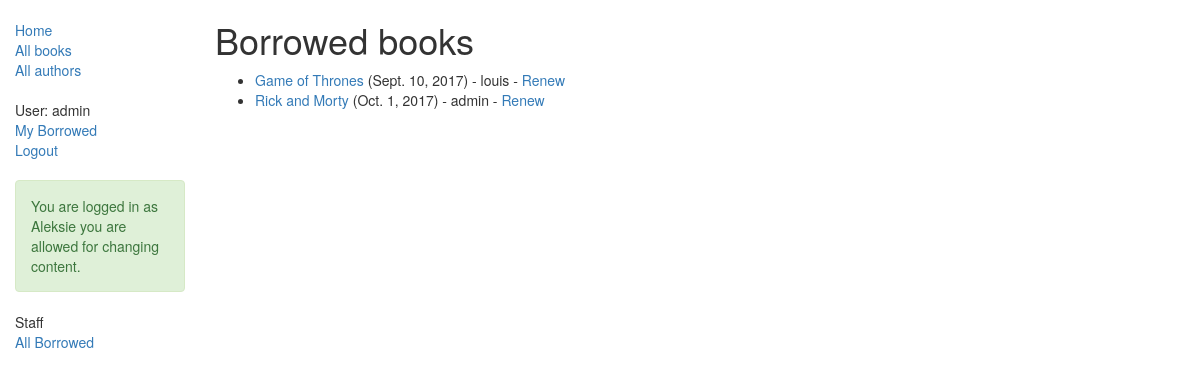
The page /allbooks/ (signed in) on the database its author committed.
### catalog/models.py (models this page shows, shortened)
class BookInstance(models.Model):
    id = models.UUIDField(primary_key=True, default=uuid.uuid4, help_text="Unique ID for this particular book across whole library")
    book = models.ForeignKey('Book', on_delete=models.SET_NULL, null=True)
    borrower = models.ForeignKey(User, on_delete=models.SET_NULL, null=True, blank=True)
    imprint = models.CharField(max_length=200)
    due_back = models.DateField(null=True, blank=True)
    LOAN_STATUS = (
        ('m', 'Maintenance'),
        ('o', 'On loan'),
        ('a', 'Available'),
        ('r', 'Reserved'),
    )
    status = models.CharField(max_length=1, choices=LOAN_STATUS, blank=True, default='m', help_text='Book availability')
    class Meta:
        ordering = ["due_back"]
        permissions = (("can_mark_returned", "Set book as returned"),)
    @property
    def is_overdue(self):
        if self.due_back and date.today() > self.due_back:
            return True
        return False

class Book(models.Model):
    title = models.CharField(max_length=200)
    author = models.ForeignKey('Author', on_delete=models.SET_NULL, null=True)
    summary = models.TextField(max_length=1000, help_text="Enter a brief description of the book")
    isbn = models.CharField('ISBN',max_length=13, help_text='13 Character <a href="https://www.isbn-international.org/content/what-isbn">ISBN number</a>')
    genre = models.ManyToManyField(Genre, help_text="Select a genre for this book")
    """
    Creates a string for the Genre. This is required to display genre in Admin.
    """

### catalog/views.py (the view)
# urls.py: url(r'^allbooks/$', views.LoanedBooksByUserAllListView.as_view(), name='all-borrowed'),
class LoanedBooksByUserAllListView(LoginRequiredMixin,generic.ListView):
    model = BookInstance
    template_name ='bookinstance_list_of_all_borrowed_user.html'
    paginate_by = 10
    def get_queryset(self):
        return BookInstance.objects.filter(status__exact='o').order_by('due_back')

### catalog/templates/bookinstance_list_of_all_borrowed_user.html
{% extends "base_generic.html" %}
{% block content %}
    <h1>Borrowed books</h1>
    {% if bookinstance_list %}
    <ul>
      {% for bookinst in bookinstance_list %}
      <li class="{% if bookinst.is_overdue %}text-danger{% endif %}">
        <a href="{% url 'book-detail' bookinst.book.pk %}">{{bookinst.book.title}}</a> ({{ bookinst.due_back }}) {% if user.is_superuser %}- {{ bookinst.borrower }} {% if perms.catalog.can_mark_returned %}- <a href="{% url 'renew-book-librarian' bookinst.id %}">Renew</a>  {% endif %} {% endif %}
      </li>
      {% endfor %}
    </ul>
    {% else %}
      <p>There are no books borrowed.</p>
    {% endif %}
{% endblock %}

### catalog/templates/base_generic.html (shortened to what this page needs)
<!DOCTYPE html>
<html lang="en">
<head>
  <link rel="stylesheet" href="https://maxcdn.bootstrapcdn.com/bootstrap/3.3.7/css/bootstrap.min.css">
  {% load static %}
  <link rel="stylesheet" href="{% static 'css/styles.css' %}">
</head>
<body>
  <div class="container-fluid">
    <div class="row">
      <div class="col-sm-2">
      {% block sidebar %}
      <ul class="sidebar-nav">
          <li><a href="{% url 'index' %}">Home</a></li>
          <li><a href="{% url 'books' %}">All books</a></li>
          <li><a href="{% url 'authors' %}">All authors</a></li>
          <br>
          {% if user.is_authenticated %}
           <li>User: {{ user.get_username }}</li>
           <li><a href="{% url 'my-borrowed' %}">My Borrowed</a></li>
           <li><a href="{% url 'logout'%}">Logout</a></li>
         {% else %}
           <li><a href="{% url 'login'%}">Login</a></li>
         {% endif %}
         {% if user.is_superuser %}
         <br>
         <div class="alert alert-success" role="alert">
          <p>You are logged in as {{user.first_name}} you are allowed for changing content.</p>
          </div>
          <li>Staff</li>
          <li><a href="{% url 'all-borrowed' %}">All Borrowed</a></li>
        {% endif %}
      </ul>
     {% endblock %}
      </div>
      <div class="col-sm-10 ">
      {% block content %}{% endblock %}
      </div>
    </div>
  </div>
</body>
</html>

### catalog/static/css/styles.css (style rules this page uses)
.sidebar-nav { margin-top: 20px; padding: 0; list-style: none; }

### rows shown on the page
BookInstance: book "Game of Thrones", due_back "Sept. 10, 2017", borrower "louis"
BookInstance: book "Rick and Morty", due_back "Oct. 1, 2017", borrower "admin"

### other values the page prints
{{ user.get_username }} "admin"
{{ user.first_name }} "Aleksie"
